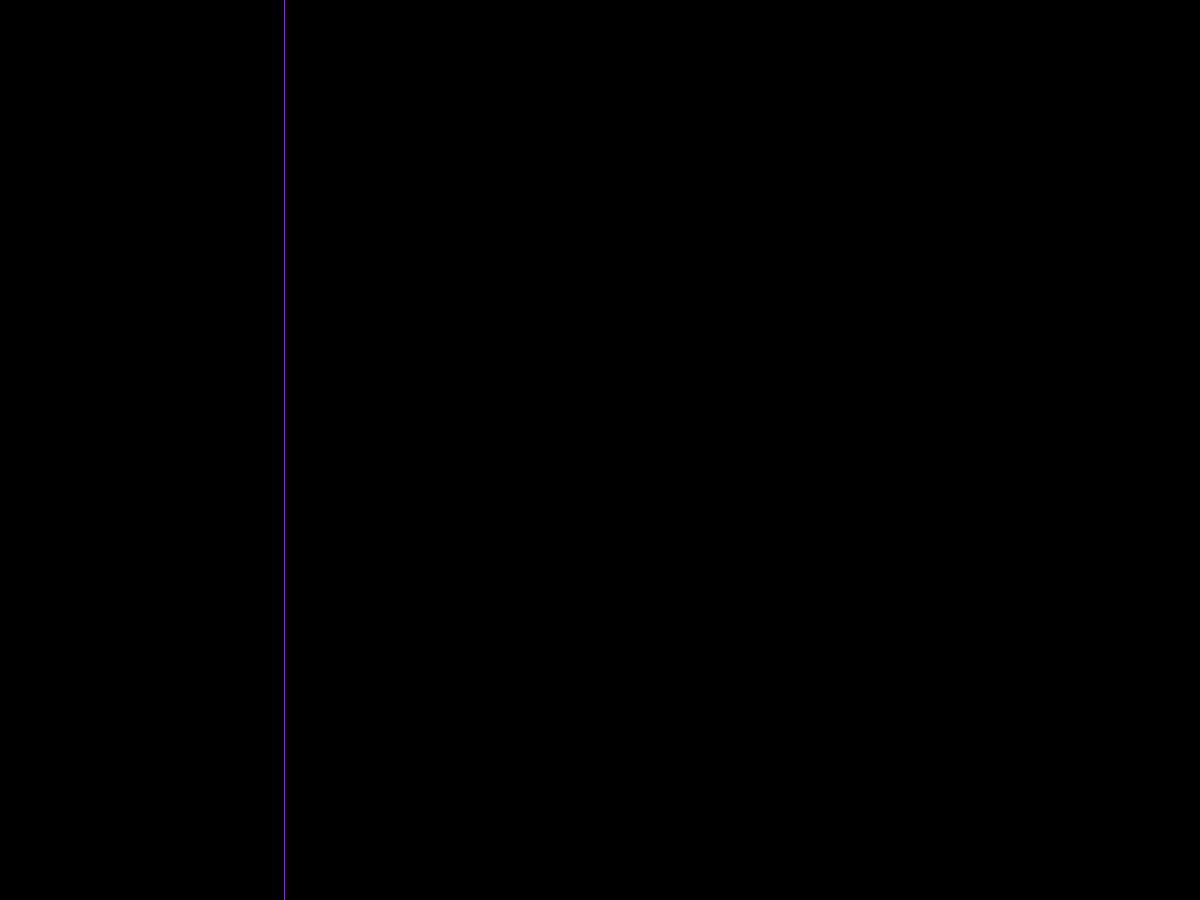
Frame 1 (no input)
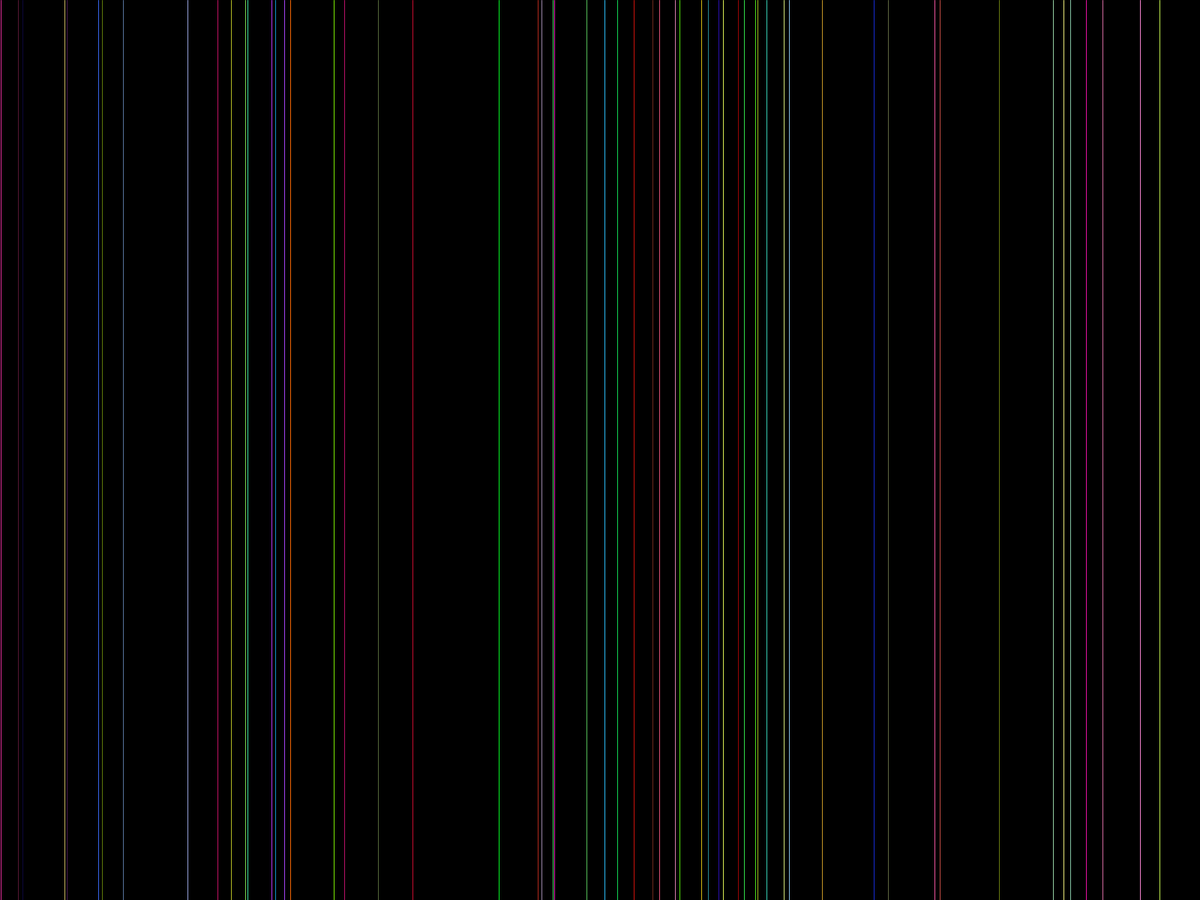
Frame 60 (the mouse pressed at the canvas centre just before this capture)
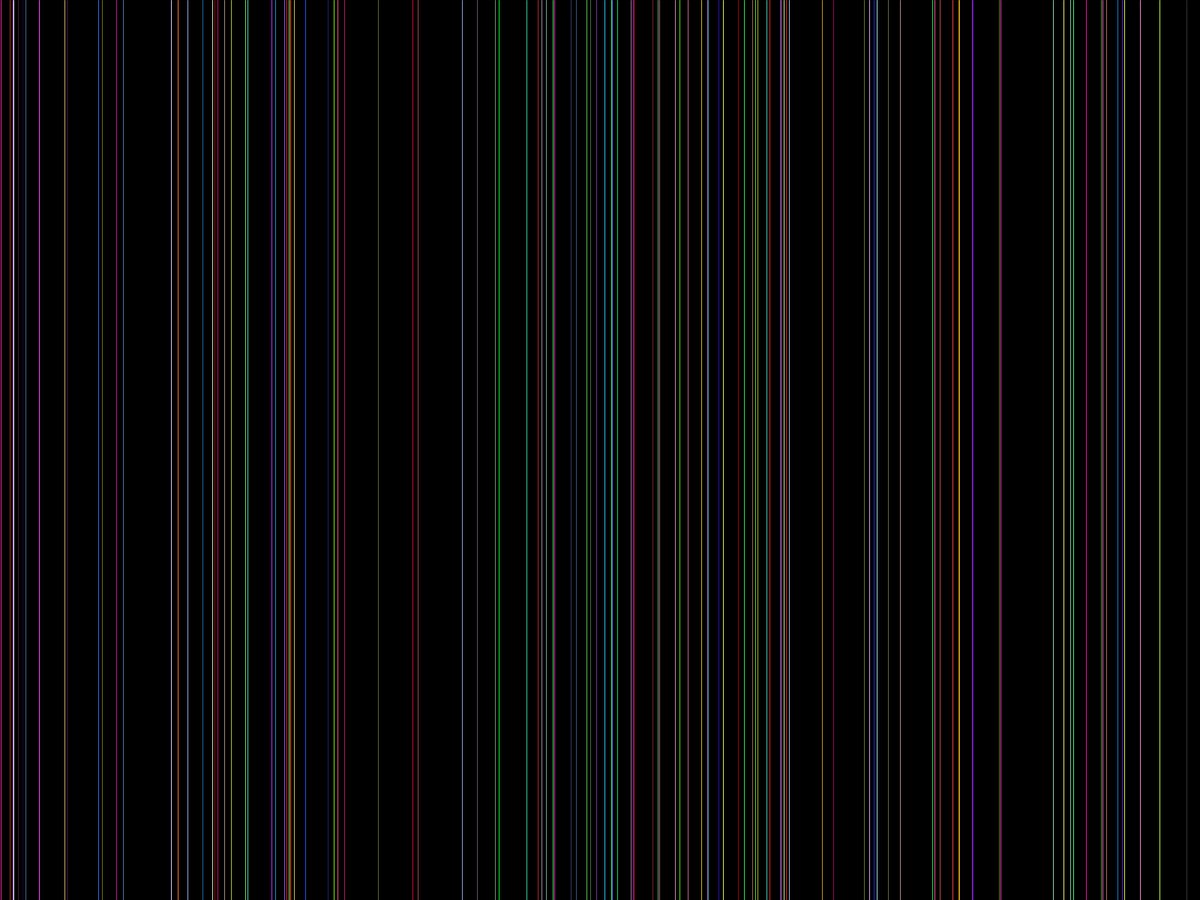
Frame 120 (the mouse held since frame 60 and released just before this capture)

The Processing sketch that drew these frames (run headless with seeded random() and noise(); from frame 60 on, the mouse is pressed at the canvas centre):

// Processing sketch: fullScreenColorfulVerticalLines
// ── fullScreenColorfulVerticalLines.pde
void setup() {
  fullScreen();
  background(0);
}

void draw() {
  stroke(random(256), random(256),random(256));
  float distance_left = random(displayWidth);
  line(distance_left, 0, distance_left, displayHeight);
}
